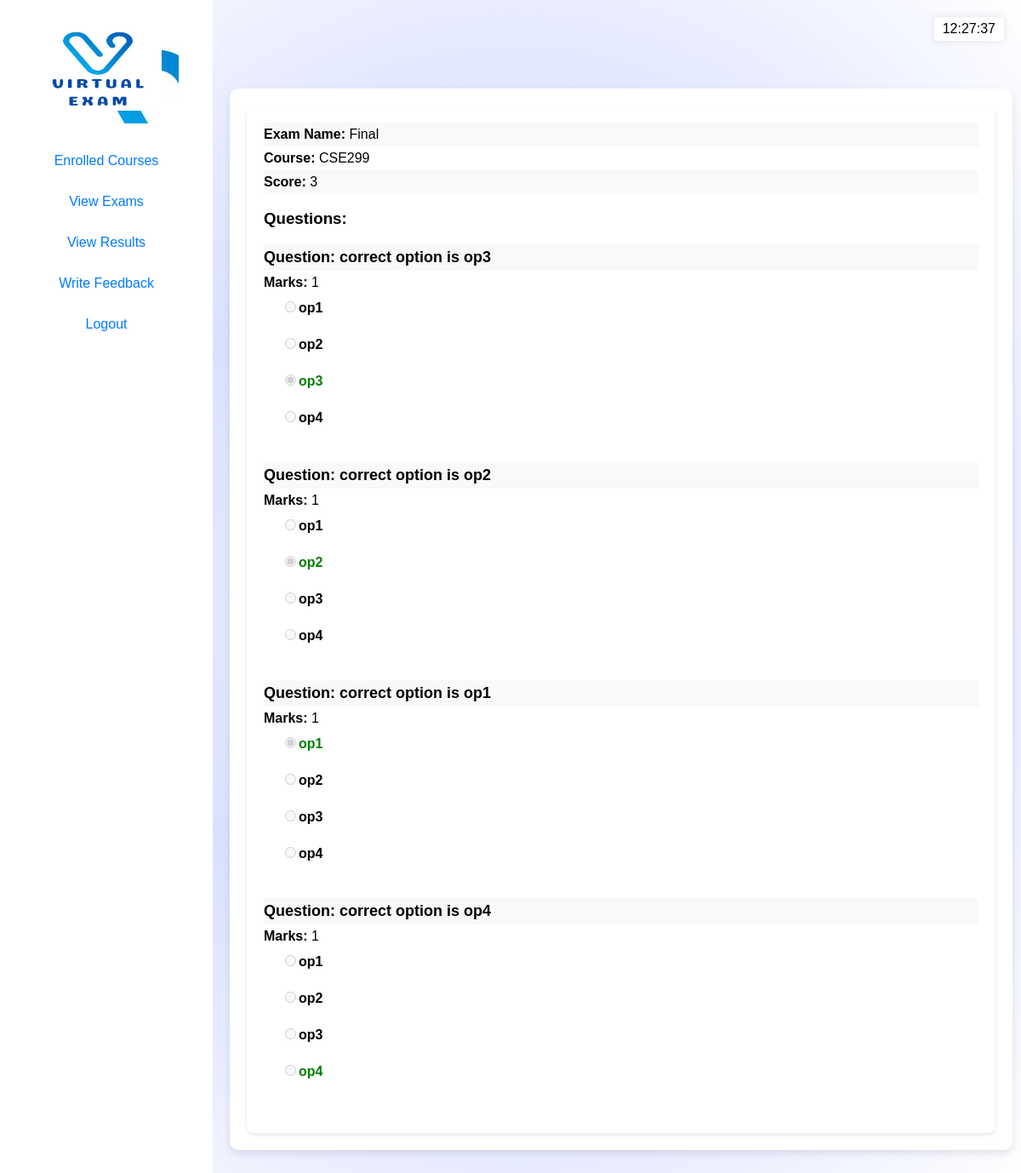
/student_view_result.php?exam_id=6 (signed in), run on the app's committed database.
### tables this page shows
CREATE TABLE `Exams` (
  `exam_id` int(11) NOT NULL,
  `exam_name` varchar(100) NOT NULL,
  `course_id` int(11) DEFAULT NULL,
  `exam_start_time` datetime DEFAULT NULL,
  `exam_end_time` datetime DEFAULT NULL,
  `exam_duration` int(11) NOT NULL,
  `status` enum('active','inactive') NOT NULL DEFAULT 'inactive'
);

CREATE TABLE `Courses` (
  `course_id` int(11) NOT NULL,
  `course_name` varchar(100) NOT NULL
);

CREATE TABLE `Results` (
  `result_id` int(11) NOT NULL,
  `student_id` int(11) DEFAULT NULL,
  `exam_id` int(11) DEFAULT NULL,
  `score` int(11) DEFAULT NULL
);

CREATE TABLE `student_answers` (
  `id` int(11) NOT NULL,
  `student_id` int(11) DEFAULT NULL,
  `exam_id` int(11) DEFAULT NULL,
  `question_id` int(11) DEFAULT NULL,
  `selected_option_id` int(11) DEFAULT NULL
);

CREATE TABLE `questions` (
  `question_id` int(11) NOT NULL,
  `exam_id` int(11) DEFAULT NULL,
  `question_text` text DEFAULT NULL,
  `marks` int(11) DEFAULT NULL,
  `option_1` text DEFAULT NULL,
  `option_2` text DEFAULT NULL,
  `option_3` text DEFAULT NULL,
  `option_4` text DEFAULT NULL,
  `correct_option` int(11) DEFAULT NULL
);

### student_view_result.php (the view, shortened to what this page needs)
<!DOCTYPE html>
<html lang="en">
<head>
</head>
<body>
<div id="sidebar">
    <?php include 'student_slidebar.php'; ?>
</div>
<h2>Exam Result</h2>
<div id="content" class="wrapper">
    <?php
    require_once 'conn.php';
    $student_id = $_SESSION["student_id"];
    $exam_id = $_GET['exam_id'];
    $sql_exam = "SELECT * FROM Exams WHERE exam_id = :exam_id";
    $stmt_exam = $conn->prepare($sql_exam);
    $stmt_exam->bindParam(':exam_id', $exam_id);
    $stmt_exam->execute();
    $exam = $stmt_exam->fetch();
    $sql_result = "SELECT * FROM Results WHERE student_id = :student_id AND exam_id = :exam_id";
    $stmt_result = $conn->prepare($sql_result);
    $stmt_result->bindParam(':student_id', $student_id);
    $stmt_result->bindParam(':exam_id', $exam_id);
    $stmt_result->execute();
    $result = $stmt_result->fetch();
    echo '<div class="result-container">';
    echo '<p><strong>Exam Name:</strong> ' . $exam['exam_name'] . '</p>';
    echo '<p><strong>Course:</strong> ' . getCourseName($exam['course_id'], $conn) . '</p>';
    echo '<p><strong>Score:</strong> ' . $result['score'] . '</p>';
    echo '<h3>Questions:</h3>';
    $sql_questions = "SELECT q.question_id, q.question_text, q.marks, q.option_1, q.option_2, q.option_3, q.option_4, q.correct_option, sa.selected_option_id
                      FROM questions q
                      LEFT JOIN student_answers sa ON q.question_id = sa.question_id AND sa.exam_id = :exam_id AND sa.student_id = :student_id
                      WHERE q.exam_id = :exam_id";
    $stmt_questions = $conn->prepare($sql_questions);
    $stmt_questions->bindParam(':exam_id', $exam_id);
    $stmt_questions->bindParam(':student_id', $student_id);
    $stmt_questions->execute();
    $questions = $stmt_questions->fetchAll(PDO::FETCH_ASSOC);
    foreach ($questions as $question) {
        echo '<div class="question-container">';
        echo '<p class="question"><strong>Question:</strong> ' . $question['question_text'] . '</p>';
        echo '<p><strong>Marks:</strong> ' . $question['marks'] . '</p>';
        echo '<div class="options">';
        for ($i = 1; $i <= 4; $i++) {
            $option_class = '';
            if ($question['selected_option_id'] == $i) {
                if ($i == $question['correct_option']) {
                    $option_class = 'correct';
                } else {
                    $option_class = 'wrong';
                }
            } elseif ($i == $question['correct_option']) {
                $option_class = 'correct';
            }
            echo '<label class="' . $option_class . '">';
            echo '<input type="radio" disabled';
            if ($question['selected_option_id'] == $i) {
                echo ' checked';
            }
            echo '>';
            echo $question['option_' . $i];
            echo '</label>';
            echo '<br>';
        }
        echo '</div>';
        echo '</div>';
    }
    echo '</div>';
    function getCourseName($course_id, $conn) {
        $sql = "SELECT course_name FROM Courses WHERE course_id = :course_id";
        $stmt = $conn->prepare($sql);
        $stmt->bindParam(':course_id', $course_id);
        $stmt->execute();
        $result = $stmt->fetch();
        return $result['course_name'];
    }
    ?>
</div>
<?php include 'clock.php'; ?>
</body>
</html>

### styles.css (style rules this page uses)
* { transition: all 0.5s ease; }
body { font-family: Arial, sans-serif; margin: 0; padding: 0; background-size: cover; background-image: radial-gradient(rgb(255, 255, 255), rgb(219, 224, 255), rgb(255, 255, 255)); }
#content { margin-left: 250px; padding: 20px; }
h2 { font: 2em sans-serif; color: #333; padding: 0ch; }
.question { font-size: 18px; font-weight: bold; margin-bottom: 10px; }
#content { margin-left: 270px; margin-right: 10px; padding: 20px; transition: margin-left 0.3s ease; }
.wrapper { background-color: #ffffff; border-radius: 10px; box-shadow: 0 4px 8px rgba(0, 0, 0, 0.1); padding: 20px; margin: 40px 40px 40px 40px; }
label { display: block; font-weight: bold; margin-bottom: 5px; }

### student_view_result.php (style rules this page uses)
body { font-family: Arial, sans-serif; background-color: #f4f4f4; margin: 0; padding: 0; }
#content { padding: 20px; margin-left: 250px; }
h2 { color: #333; }
.result-container { background-color: #fff; border-radius: 8px; box-shadow: 0 2px 4px rgba(0, 0, 0, 0.1); padding: 20px; }
.result-container p { margin: 0; padding: 5px 0; }
.result-container p:nth-child(odd) { background-color: #f9f9f9; }
.question-container { margin-bottom: 20px; }
.question { font-weight: bold; }
.options { margin-top: 5px; margin-left: 20px; }
.correct { color: green; font-weight: bold; }

### data on the page
exams: exam_name "Final", course.course_name "CSE299"
results: score "3"
student_answers: question.question_text "correct option is op3", question.marks "1", selected_option_id "☐ op1", question.option_1 "op1", selected_option_id "☐ op2", question.option_2 "op2", selected_option_id "☑ op3", question.option_3 "op3", selected_option_id "☐ op4", question.option_4 "op4"
student_answers: question.question_text "correct option is op2", question.marks "1", selected_option_id "☐ op1", question.option_1 "op1", selected_option_id "☑ op2", question.option_2 "op2", selected_option_id "☐ op3", question.option_3 "op3", selected_option_id "☐ op4", question.option_4 "op4"
student_answers: question.question_text "correct option is op1", question.marks "1", selected_option_id "☑ op1", question.option_1 "op1", selected_option_id "☐ op2", question.option_2 "op2", selected_option_id "☐ op3", question.option_3 "op3", selected_option_id "☐ op4", question.option_4 "op4"
questions: question_text "correct option is op4", marks "1", option_1 "op1", option_2 "op2", option_3 "op3", option_4 "op4"
